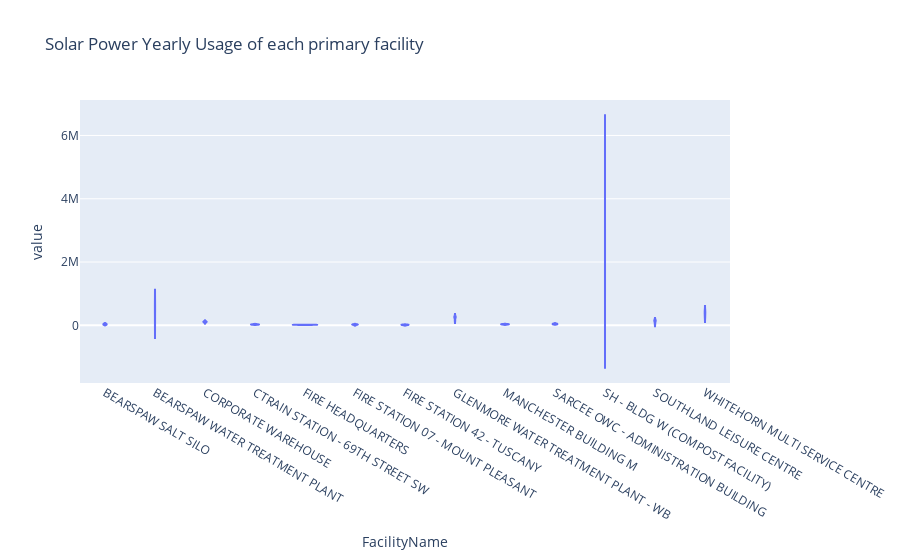
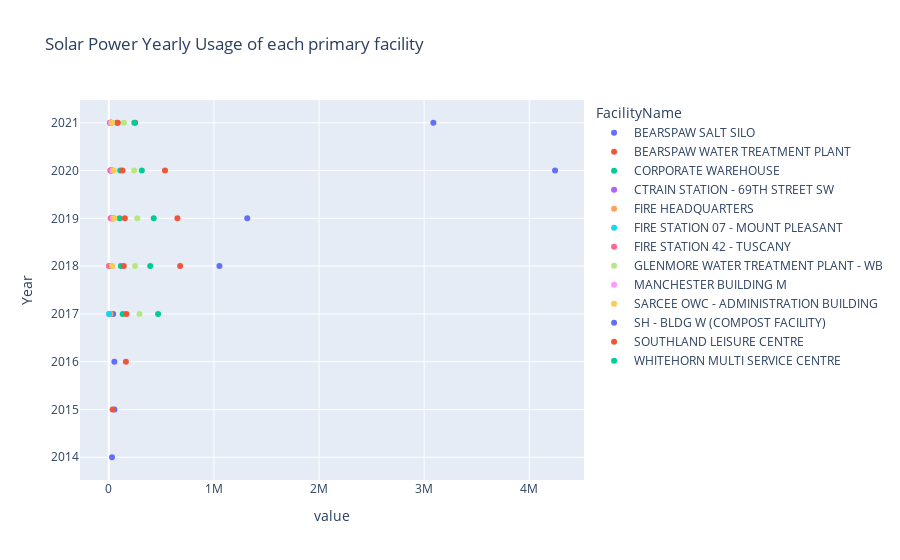

Notebook code cell kept with these figures, in order:
### Markdown cell above
### Solar Power Yearly Usage of each primary facility

### Code cell
df3=pd.DataFrame.drop(origin_energedata,["Business Unit Desc","Site ID","FacilityAddress"], axis=1)
df3 = df3.loc[df3['Energy Description'] == 'Solar Power']
df3=df3.loc[df3['Total Consumption'] > 10000]
df3=df3.loc[df3['Year'].between(2014,2021)]
df3.name = "Solar Power Yearly Usage of each facility "
df3=df3.groupby(['FacilityName','Year'])['Total Consumption'].sum().unstack(level=1)
display(df3)


fig = plt.figure()
df3.plot(kind='bar', colormap='tab20b', grid=True, title ='"Solar Power Yearly Usage of each primary facility "')
fig.set_size_inches(3600,3600)
plt.show()

df3=pd.DataFrame.drop(origin_energedata,["Business Unit Desc","Site ID","FacilityAddress"], axis=1)
df3 = df3.loc[df3['Energy Description'] == 'Solar Power']
df3=df3.loc[df3['Total Consumption'] > 1000]
df3=df3.loc[df3['Year'].between(2014,2021)]
df3.name = "Solar Power Usage of each Year "
df3=df3.groupby(['FacilityName','Year'])['Total Consumption'].sum().unstack(level=0)


fig = px.violin(df3, y=df3.columns, title = 'Solar Power Yearly Usage of each primary facility')
fig.show()
fig = px.scatter(df3, x=df3.columns, title ='Solar Power Yearly Usage of each primary facility ')
fig.show()

### Figure 1 — Plotly figure (JSON) as saved in the notebook; plotly's stock layout.template omitted (floating-point values rounded to 4 significant figures)
{"data": [{"alignmentgroup": "True", "box": {"visible": false}, "hovertemplate": "FacilityName=%{x}<br>value=%{y}<extra></extra>", "legendgroup": "", "marker": {"color": "#636efa"}, "name": "", "offsetgroup": "", "orientation": "v", "scalegroup": "True", "showlegend": false, "type": "violin", "x": ["BEARSPAW SALT SILO", "BEARSPAW SALT SILO", "BEARSPAW SALT SILO", "BEARSPAW SALT SILO", "BEARSPAW SALT SILO", "BEARSPAW SALT SILO", "BEARSPAW SALT SILO", "BEARSPAW SALT SILO", "BEARSPAW WATER TREATMENT PLANT", "BEARSPAW WATER TREATMENT PLANT", "BEARSPAW WATER TREATMENT PLANT", "BEARSPAW WATER TREATMENT PLANT", "BEARSPAW WATER TREATMENT PLANT", "BEARSPAW WATER TREATMENT PLANT", "BEARSPAW WATER TREATMENT PLANT", "BEARSPAW WATER TREATMENT PLANT", "CORPORATE WAREHOUSE", "CORPORATE WAREHOUSE", "CORPORATE WAREHOUSE", "CORPORATE WAREHOUSE", "CORPORATE WAREHOUSE", "CORPORATE WAREHOUSE", "CORPORATE WAREHOUSE", "CORPORATE WAREHOUSE", "CTRAIN STATION - 69TH STREET SW", "CTRAIN STATION - 69TH STREET SW", "CTRAIN STATION - 69TH STREET SW", "CTRAIN STATION - 69TH STREET SW", "CTRAIN STATION - 69TH STREET SW", "CTRAIN STATION - 69TH STREET SW", "CTRAIN STATION - 69TH STREET SW", "CTRAIN STATION - 69TH STREET SW", "FIRE HEADQUARTERS", "FIRE HEADQUARTERS", "FIRE HEADQUARTERS", "FIRE HEADQUARTERS", "FIRE HEADQUARTERS", "FIRE HEADQUARTERS", "FIRE HEADQUARTERS", "FIRE HEADQUARTERS", "FIRE STATION 07 - MOUNT PLEASANT", "FIRE STATION 07 - MOUNT PLEASANT", "FIRE STATION 07 - MOUNT PLEASANT", "FIRE STATION 07 - MOUNT PLEASANT", "FIRE STATION 07 - MOUNT PLEASANT", "FIRE STATION 07 - MOUNT PLEASANT", "FIRE STATION 07 - MOUNT PLEASANT", "FIRE STATION 07 - MOUNT PLEASANT", "FIRE STATION 42 - TUSCANY", "FIRE STATION 42 - TUSCANY", "FIRE STATION 42 - TUSCANY", "FIRE STATION 42 - TUSCANY", "FIRE STATION 42 - TUSCANY", "FIRE STATION 42 - TUSCANY", "FIRE STATION 42 - TUSCANY", "FIRE STATION 42 - TUSCANY", "GLENMORE WATER TREATMENT PLANT - WB", "GLENMORE WATER TREATMENT PLANT - WB", "GLENMORE WATER TREATMENT PLANT - WB", "GLENMORE WATER TREATMENT PLANT - WB", "GLENMORE WATER TREATMENT PLANT - WB", "GLENMORE WATER TREATMENT PLANT - WB", "GLENMORE WATER TREATMENT PLANT - WB", "GLENMORE WATER TREATMENT PLANT - WB", "MANCHESTER BUILDING M", "MANCHESTER BUILDING M", "MANCHESTER BUILDING M", "MANCHESTER BUILDING M", "MANCHESTER BUILDING M", "MANCHESTER BUILDING M", "MANCHESTER BUILDING M", "MANCHESTER BUILDING M", "SARCEE OWC - ADMINISTRATION BUILDING", "SARCEE OWC - ADMINISTRATION BUILDING", "SARCEE OWC - ADMINISTRATION BUILDING", "SARCEE OWC - ADMINISTRATION BUILDING", "SARCEE OWC - ADMINISTRATION BUILDING", "SARCEE OWC - ADMINISTRATION BUILDING", "SARCEE OWC - ADMINISTRATION BUILDING", "SARCEE OWC - ADMINISTRATION BUILDING", "SH - BLDG W (COMPOST FACILITY)", "SH - BLDG W (COMPOST FACILITY)", "SH - BLDG W (COMPOST FACILITY)", "SH - BLDG W (COMPOST FACILITY)", "SH - BLDG W (COMPOST FACILITY)", "SH - BLDG W (COMPOST FACILITY)", "SH - BLDG W (COMPOST FACILITY)", "SH - BLDG W (COMPOST FACILITY)", "SOUTHLAND LEISURE CENTRE", "SOUTHLAND LEISURE CENTRE", "SOUTHLAND LEISURE CENTRE", "SOUTHLAND LEISURE CENTRE", "SOUTHLAND LEISURE CENTRE", "SOUTHLAND LEISURE CENTRE", "SOUTHLAND LEISURE CENTRE", "SOUTHLAND LEISURE CENTRE", "WHITEHORN MULTI SERVICE CENTRE", "WHITEHORN MULTI SERVICE CENTRE", "WHITEHORN MULTI SERVICE CENTRE", "WHITEHORN MULTI SERVICE CENTRE", "WHITEHORN MULTI SERVICE CENTRE", "WHITEHORN MULTI SERVICE CENTRE", "WHITEHORN MULTI SERVICE CENTRE", "WHITEHORN MULTI SERVICE CENTRE"], "x0": " ", "xaxis": "x", "y": [30258, 53333, 52745, 41361, 21530, 44588, 16856, 19890, null, null, null, 9791, 678536, 652587, 534578, 250570, null, null, null, 131593, 114787, 102931, 108384, 77009, null, null, null, null, 18536, 34891, 27299, 23832, null, null, null, 15354, 16725, 17176, 14613, 9684, null, null, null, 1322, 23928, 31510, 27734, 18678, null, null, null, null, 1214, 19822, 16809, 11747, null, null, null, 292019, 249129, 270977, 240979, 144106, null, null, null, null, 29390, 38138, 34233, 21912, null, null, null, null, 32099, 52613, 46665, 31229, null, null, null, null, 1052172, 1316807, 4245700, 3088045, null, 36003, 162547, 167406, 142226, 152230, 129660, 85801, null, null, null, 468438, 393663, 427151, 313797, 242521], "y0": " ", "yaxis": "y"}], "layout": {"autosize": true, "legend": {"tracegroupgap": 0}, "title": {"text": "Solar Power Yearly Usage of each primary facility"}, "violinmode": "group", "xaxis": {"anchor": "y", "autorange": true, "domain": [0, 1], "range": [-0.5, 12.5], "title": {"text": "FacilityName"}, "type": "category"}, "yaxis": {"anchor": "x", "autorange": true, "domain": [0, 1], "range": [-1824000.0, 7122000.0], "title": {"text": "value"}, "type": "linear"}}}

### Figure 2 — Plotly figure (JSON) as saved in the notebook; plotly's stock layout.template omitted (floating-point values rounded to 4 significant figures)
{"data": [{"hovertemplate": "FacilityName=BEARSPAW SALT SILO<br>value=%{x}<br>Year=%{y}<extra></extra>", "legendgroup": "BEARSPAW SALT SILO", "marker": {"color": "#636efa", "symbol": "circle"}, "mode": "markers", "name": "BEARSPAW SALT SILO", "orientation": "h", "showlegend": true, "type": "scatter", "x": [30258, 53333, 52745, 41361, 21530, 44588, 16856, 19890], "xaxis": "x", "y": [2014, 2015, 2016, 2017, 2018, 2019, 2020, 2021], "yaxis": "y"}, {"hovertemplate": "FacilityName=BEARSPAW WATER TREATMENT PLANT<br>value=%{x}<br>Year=%{y}<extra></extra>", "legendgroup": "BEARSPAW WATER TREATMENT PLANT", "marker": {"color": "#EF553B", "symbol": "circle"}, "mode": "markers", "name": "BEARSPAW WATER TREATMENT PLANT", "orientation": "h", "showlegend": true, "type": "scatter", "x": [null, null, null, 9791, 678536, 652587, 534578, 250570], "xaxis": "x", "y": [2014, 2015, 2016, 2017, 2018, 2019, 2020, 2021], "yaxis": "y"}, {"hovertemplate": "FacilityName=CORPORATE WAREHOUSE<br>value=%{x}<br>Year=%{y}<extra></extra>", "legendgroup": "CORPORATE WAREHOUSE", "marker": {"color": "#00cc96", "symbol": "circle"}, "mode": "markers", "name": "CORPORATE WAREHOUSE", "orientation": "h", "showlegend": true, "type": "scatter", "x": [null, null, null, 131593, 114787, 102931, 108384, 77009], "xaxis": "x", "y": [2014, 2015, 2016, 2017, 2018, 2019, 2020, 2021], "yaxis": "y"}, {"hovertemplate": "FacilityName=CTRAIN STATION - 69TH STREET SW<br>value=%{x}<br>Year=%{y}<extra></extra>", "legendgroup": "CTRAIN STATION - 69TH STREET SW", "marker": {"color": "#ab63fa", "symbol": "circle"}, "mode": "markers", "name": "CTRAIN STATION - 69TH STREET SW", "orientation": "h", "showlegend": true, "type": "scatter", "x": [null, null, null, null, 18536, 34891, 27299, 23832], "xaxis": "x", "y": [2014, 2015, 2016, 2017, 2018, 2019, 2020, 2021], "yaxis": "y"}, {"hovertemplate": "FacilityName=FIRE HEADQUARTERS<br>value=%{x}<br>Year=%{y}<extra></extra>", "legendgroup": "FIRE HEADQUARTERS", "marker": {"color": "#FFA15A", "symbol": "circle"}, "mode": "markers", "name": "FIRE HEADQUARTERS", "orientation": "h", "showlegend": true, "type": "scatter", "x": [null, null, null, 15354, 16725, 17176, 14613, 9684], "xaxis": "x", "y": [2014, 2015, 2016, 2017, 2018, 2019, 2020, 2021], "yaxis": "y"}, {"hovertemplate": "FacilityName=FIRE STATION 07 - MOUNT PLEASANT<br>value=%{x}<br>Year=%{y}<extra></extra>", "legendgroup": "FIRE STATION 07 - MOUNT PLEASANT", "marker": {"color": "#19d3f3", "symbol": "circle"}, "mode": "markers", "name": "FIRE STATION 07 - MOUNT PLEASANT", "orientation": "h", "showlegend": true, "type": "scatter", "x": [null, null, null, 1322, 23928, 31510, 27734, 18678], "xaxis": "x", "y": [2014, 2015, 2016, 2017, 2018, 2019, 2020, 2021], "yaxis": "y"}, {"hovertemplate": "FacilityName=FIRE STATION 42 - TUSCANY<br>value=%{x}<br>Year=%{y}<extra></extra>", "legendgroup": "FIRE STATION 42 - TUSCANY", "marker": {"color": "#FF6692", "symbol": "circle"}, "mode": "markers", "name": "FIRE STATION 42 - TUSCANY", "orientation": "h", "showlegend": true, "type": "scatter", "x": [null, null, null, null, 1214, 19822, 16809, 11747], "xaxis": "x", "y": [2014, 2015, 2016, 2017, 2018, 2019, 2020, 2021], "yaxis": "y"}, {"hovertemplate": "FacilityName=GLENMORE WATER TREATMENT PLANT - WB<br>value=%{x}<br>Year=%{y}<extra></extra>", "legendgroup": "GLENMORE WATER TREATMENT PLANT - WB", "marker": {"color": "#B6E880", "symbol": "circle"}, "mode": "markers", "name": "GLENMORE WATER TREATMENT PLANT - WB", "orientation": "h", "showlegend": true, "type": "scatter", "x": [null, null, null, 292019, 249129, 270977, 240979, 144106], "xaxis": "x", "y": [2014, 2015, 2016, 2017, 2018, 2019, 2020, 2021], "yaxis": "y"}, {"hovertemplate": "FacilityName=MANCHESTER BUILDING M<br>value=%{x}<br>Year=%{y}<extra></extra>", "legendgroup": "MANCHESTER BUILDING M", "marker": {"color": "#FF97FF", "symbol": "circle"}, "mode": "markers", "name": "MANCHESTER BUILDING M", "orientation": "h", "showlegend": true, "type": "scatter", "x": [null, null, null, null, 29390, 38138, 34233, 21912], "xaxis": "x", "y": [2014, 2015, 2016, 2017, 2018, 2019, 2020, 2021], "yaxis": "y"}, {"hovertemplate": "FacilityName=SARCEE OWC - ADMINISTRATION BUILDING<br>value=%{x}<br>Year=%{y}<extra></extra>", "legendgroup": "SARCEE OWC - ADMINISTRATION BUILDING", "marker": {"color": "#FECB52", "symbol": "circle"}, "mode": "markers", "name": "SARCEE OWC - ADMINISTRATION BUILDING", "orientation": "h", "showlegend": true, "type": "scatter", "x": [null, null, null, null, 32099, 52613, 46665, 31229], "xaxis": "x", "y": [2014, 2015, 2016, 2017, 2018, 2019, 2020, 2021], "yaxis": "y"}, {"hovertemplate": "FacilityName=SH - BLDG W (COMPOST FACILITY)<br>value=%{x}<br>Year=%{y}<extra></extra>", "legendgroup": "SH - BLDG W (COMPOST FACILITY)", "marker": {"color": "#636efa", "symbol": "circle"}, "mode": "markers", "name": "SH - BLDG W (COMPOST FACILITY)", "orientation": "h", "showlegend": true, "type": "scatter", "x": [null, null, null, null, 1052172, 1316807, 4245700, 3088045], "xaxis": "x", "y": [2014, 2015, 2016, 2017, 2018, 2019, 2020, 2021], "yaxis": "y"}, {"hovertemplate": "FacilityName=SOUTHLAND LEISURE CENTRE<br>value=%{x}<br>Year=%{y}<extra></extra>", "legendgroup": "SOUTHLAND LEISURE CENTRE", "marker": {"color": "#EF553B", "symbol": "circle"}, "mode": "markers", "name": "SOUTHLAND LEISURE CENTRE", "orientation": "h", "showlegend": true, "type": "scatter", "x": [null, 36003, 162547, 167406, 142226, 152230, 129660, 85801], "xaxis": "x", "y": [2014, 2015, 2016, 2017, 2018, 2019, 2020, 2021], "yaxis": "y"}, {"hovertemplate": "FacilityName=WHITEHORN MULTI SERVICE CENTRE<br>value=%{x}<br>Year=%{y}<extra></extra>", "legendgroup": "WHITEHORN MULTI SERVICE CENTRE", "marker": {"color": "#00cc96", "symbol": "circle"}, "mode": "markers", "name": "WHITEHORN MULTI SERVICE CENTRE", "orientation": "h", "showlegend": true, "type": "scatter", "x": [null, null, null, 468438, 393663, 427151, 313797, 242521], "xaxis": "x", "y": [2014, 2015, 2016, 2017, 2018, 2019, 2020, 2021], "yaxis": "y"}], "layout": {"autosize": true, "legend": {"title": {"text": "FacilityName"}, "tracegroupgap": 0}, "title": {"text": "Solar Power Yearly Usage of each primary facility "}, "xaxis": {"anchor": "y", "autorange": true, "domain": [0, 1], "range": [-256400.0, 4503000.0], "title": {"text": "value"}, "type": "linear"}, "yaxis": {"anchor": "x", "autorange": true, "domain": [0, 1], "range": [2013.0, 2022.0], "title": {"text": "Year"}, "type": "linear"}}}
